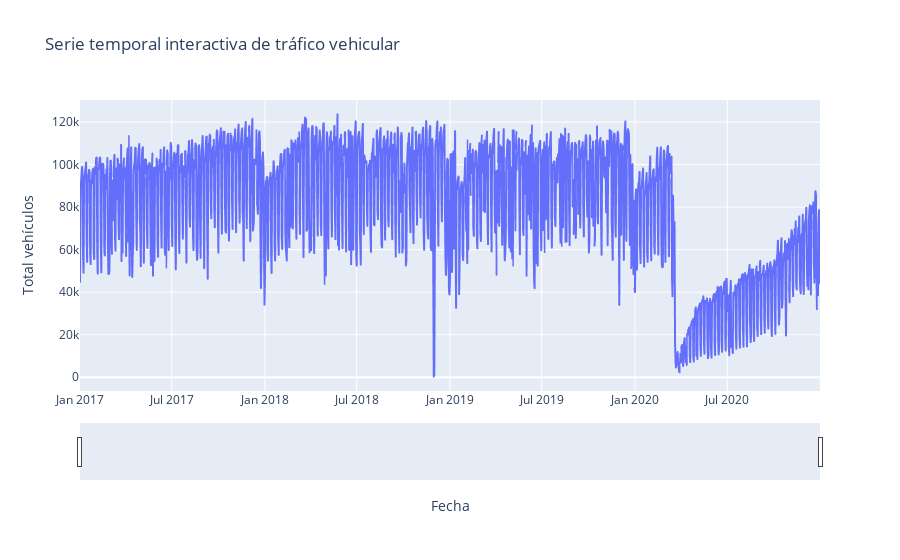

The notebook cell saved with this chart:
### Markdown cell above
## 4.4. Gráficos interactivos con Plotly

### Code cell
import plotly.express as px

fig = px.line(
    x=serie_diaria.index,
    y=serie_diaria.values,
    labels={'x': 'Fecha', 'y': 'Total vehículos'},
    title='Serie temporal interactiva de tráfico vehicular'
)
fig.update_xaxes(rangeslider_visible=True)
fig.show()

### Figure 1 — Plotly figure (JSON) as saved in the notebook; plotly's stock layout.template omitted (floating-point values rounded to 4 significant figures; data arrays with more than 128 entries replaced by an {"elided": "..."} marker saying what was removed)
{"data": [{"hovertemplate": "Fecha=%{x}<br>Total vehículos=%{y}<extra></extra>", "legendgroup": "", "line": {"color": "#636efa", "dash": "solid"}, "marker": {"symbol": "circle"}, "mode": "lines", "name": "", "showlegend": false, "type": "scattergl", "x": {"elided": "1461 str values"}, "xaxis": "x", "y": {"elided": "1461 int values"}, "yaxis": "y"}], "layout": {"legend": {"tracegroupgap": 0}, "title": {"text": "Serie temporal interactiva de tráfico vehicular"}, "xaxis": {"anchor": "y", "domain": [0, 1], "rangeslider": {"visible": true}, "title": {"text": "Fecha"}}, "yaxis": {"anchor": "x", "domain": [0, 1], "title": {"text": "Total vehículos"}}}}
